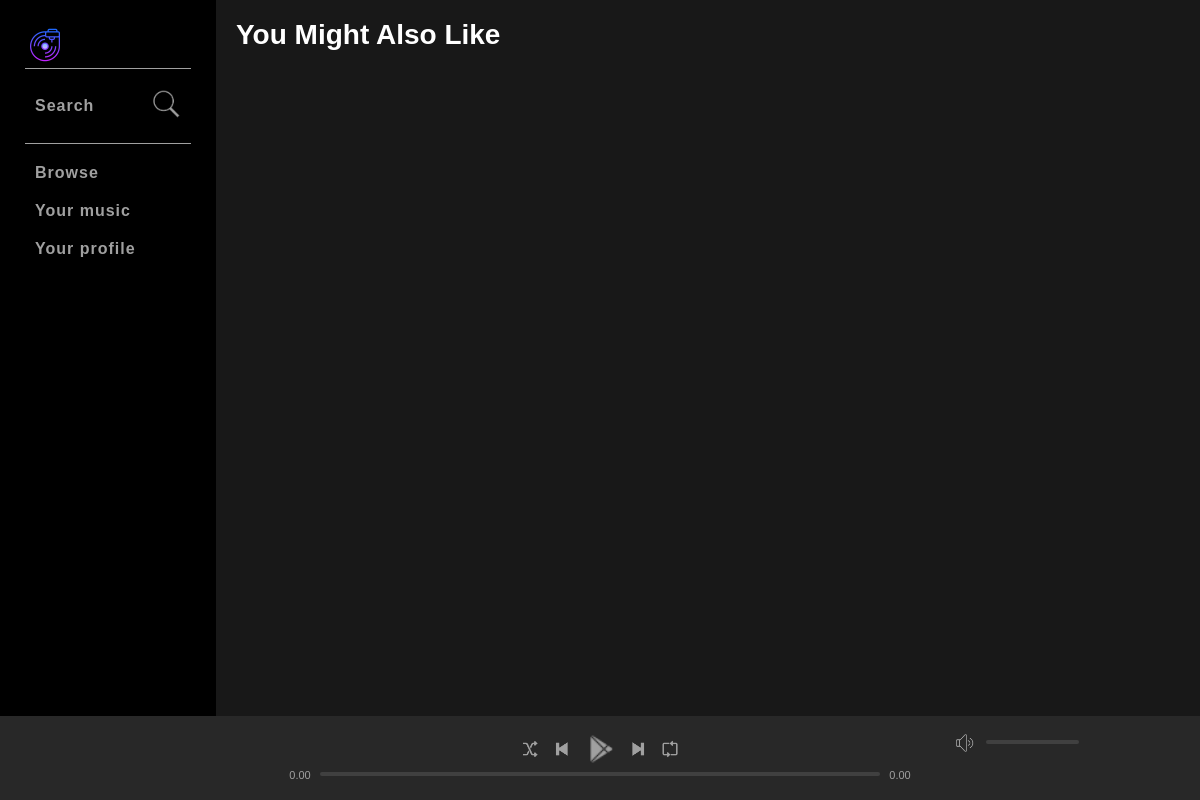
Page / (signed in) on the earlier database version.
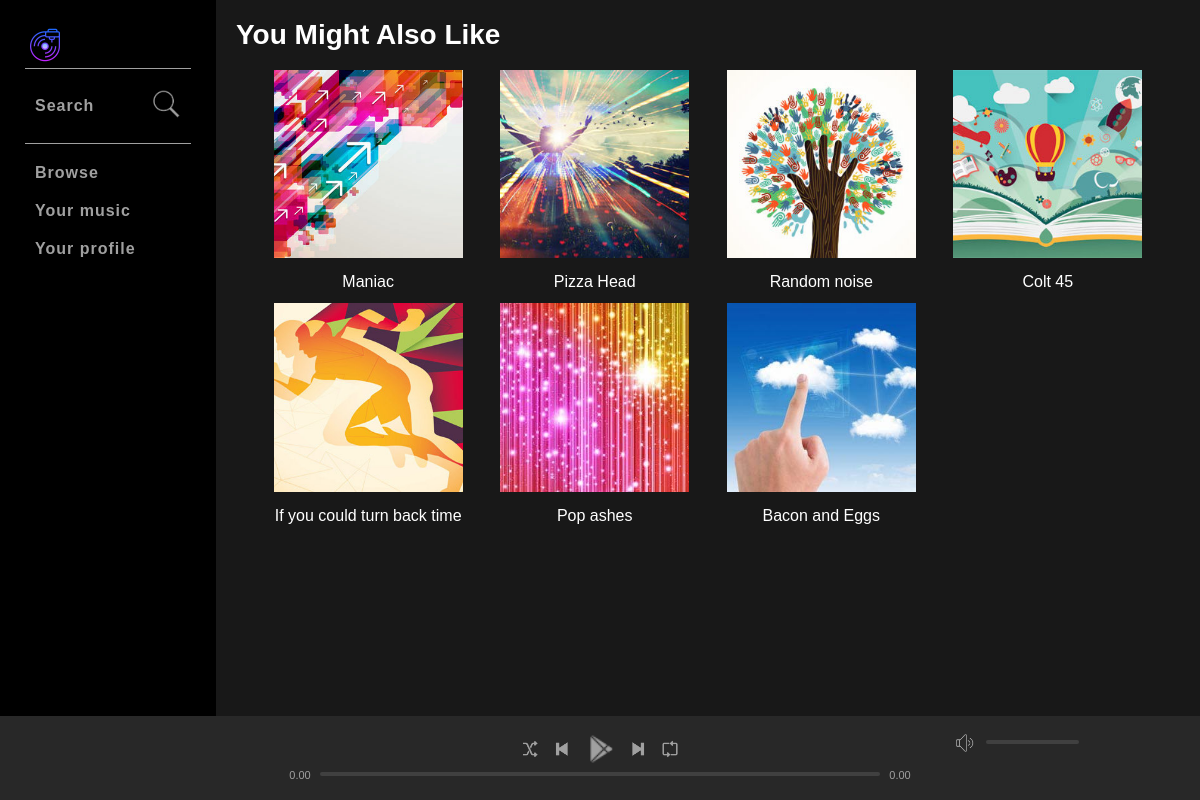
Same page on the later database version.
### tables this page shows
CREATE TABLE `albums` (
  `id` int(9) NOT NULL,
  `title` varchar(255) NOT NULL,
  `artist` int(9) NOT NULL,
  `genre` int(9) NOT NULL,
  `artworkPath` varchar(500) NOT NULL
);

### index.php (the view, shortened to what this page needs)
<?php
    include ("includes/header.php"); ?>
    <h1 class="pageHeadingBig">You Might Also Like</h1>
    <div class="gridViewContainer">
        <?php
        $albumSql = "SELECT * FROM albums ORDER BY RAND() LIMIT 10";
        $albumQuery = mysqli_query($connection, $albumSql);
        while ($row = mysqli_fetch_array($albumQuery)){
            $albumImgPath = $row['artworkPath'];
            $albumTitle = $row['title'];
            $albumId = $row['id'];
            echo "<div class='gridViewItem'>
                <a href='album.php?id={$albumId}'>
                    <img src='{$albumImgPath}'>
                    <div class='gridViewInfo'>
                        {$albumTitle}
                    </div>
                    </a>
                </div>
                ";
        }
        ?>
    </div>
 <?php  include ("includes/footer.php");?>

### includes/header.php (shortened to what this page needs)
<!doctype html>
<html lang="en">
<head>
    <link rel="stylesheet" href="assets/css/style.css">
</head>
<body>
<div id="mainContainer">
    <?php include ("includes/navBarContainer.php")?>
    <div id="mainViewContainer">
        <div id="mainContent">

### includes/navBarContainer.php (shortened to what this page needs)
<div id="navBarContainer">
    <div class="navBar">
        <a href="index.php" class="logo">
            <img src="assets/images/logo/logo.png" alt="">
        </a>
        <div class="group">
            <div class="navItem searchBar">
                <a href="search.php" class="navItemLink">
                    Search
                </a>
                <a href="search.php" class="navItemLink">
                    <img src="assets/images/icons/search.png" class="search-logo" alt="Search">
                </a>
            </div>
        </div>
        <div class="group">
            <div class="navItem">
                <a href="browse.php" class="navItemLink">
                    Browse
                </a>
            </div>
            <div class="navItem">
                <a href="your_music.php" class="navItemLink">
                    Your music
                </a>
            </div>
            <div class="navItem">
                <a href="profile.php" class="navItemLink">
                    Your profile
                </a>
            </div>
        </div>
    </div>
</div>

### includes/footer.php
        </div>
    </div>
    <?php include ("includes/nowPlayingBarContainer.php")?>
</body>
</html>

### includes/nowPlayingBarContainer.php (shortened to what this page needs)
<div id="nowPlayingBarContainer">
    <div id="nowPlayingBar">
        <div id="nowPlayingLeft">
            <div class="content">
                        <span class="albumLink">
                        </span>
            </div>
        </div>
        <div id="nowPlayingCenter">
            <div class="content playerControls">
                <div class="buttons">
                    <button class="controlButton shuffle" title="Shuffle button">
                        <img src="assets/images/icons/shuffle.png" alt="Shuffle">
                    </button>
                    <button class="controlButton previous" title="Previous button">
                        <img src="assets/images/icons/previous.png" alt="Previous">
                    </button>
                    <button class="controlButton play" title="Play button">
                        <img src="assets/images/icons/play.png" alt="Play">
                    </button>
                    <button class="controlButton next" title="Next button">
                        <img src="assets/images/icons/next.png" alt="Next">
                    </button>
                    <button class="controlButton repeat" title="Repeat button">
                        <img src="assets/images/icons/repeat.png" alt="Repeat">
                    </button>
                </div>
                <div class="playbackBar">
                    <span class="progressTime current">0.00</span>
                    <div class="progressBar">
                        <div class="progressBarBg">
                        </div>
                    </div>
                    <span class="progressTime remaining ">0.00</span>
                </div>
            </div>
        </div>
        <div id="nowPlayingRight">
            <div class="volumeBar">
                <button class="controlButton volume" title="Volume button">
                    <img src="assets/images/icons/volume.png" alt="Volume">
                </button>
                <div class="progressBar">
                    <div class="progressBarBg">
                    </div>
                </div>
            </div>
        </div>
    </div>
</div>

### assets/css/style.css (style rules this page uses)
html, body { padding: 0; margin: 0; height: 100%; }
body { background-color: #181818; min-width: 720px; font-size: 14px; }
* { font-family: "Halvetica Neue", Halvetica, Arial, sans-serif; color: #ffffff; }
#mainContainer { display: grid; grid-template-rows: 90% 10%; grid-template-columns: 18% 82%; height: 100%; width: 100%; }
#nowPlayingBarContainer { width: 100%; background-color: #282828; bottom: 0; position: fixed; grid-row: 2/3; grid-column: 1/3; }
#nowPlayingBar { display: flex; padding: 16px; box-sizing: border-box; }
#nowPlayingLeft, #nowPlayingRight { width: 30%; min-width: 180px; }
#nowPlayingBar .content { width: 100%; }
.playerControls { display: flex; justify-content: center; flex-direction: column; }
#nowPlayingCenter { width: 40%; min-width: 700px; display: flex; flex-direction: column; align-items: center; }
.controlButton { background-color: transparent; border: none; vertical-align: middle; }
.controlButton img { width: 20px; height: 20px; }
.controlButton.play img, .controlButton.pause img { width: 32px; height: 32px; }
.progressTime { color: #a0a0a0; font-size: 11px; min-width: 40px; text-align: center; }
.playbackBar { display: flex; justify-content: center; }
.progressBar { width: 80%; height: 12px; display: inline-flex; cursor: pointer; }
.buttons { display: flex; justify-content: center; }
.progressBarBg { background-color: #404040; height: 4px; width: 100%; border-radius: 2px; }
.playbackBar .progressBar { margin-top: 3px; }
#nowPlayingRight .progressBar { width: 40%; vertical-align: middle; margin-top: 3px; }
#navBarContainer { background-color: #000000; grid-row: 1/2; grid-column: 1/2; }
.navBar { padding: 25px; display: flex; flex-direction: column; -ms-flex-direction: column; }
.logo img { width: 40px; }
.navBar .group { border-top: 1px solid #a0a0a0; padding: 10px 0; }
.navItem { padding: 10px; font-size: 16px; font-weight: 700; display: block; letter-spacing: 1px; }
.navItemLink { text-decoration: none; color: #a0a0a0; }
.search-logo { width: 30px; }
.searchBar { display: flex; justify-content: space-between; align-items: center; }
#mainViewContainer { grid-row: 1/2; grid-column: 2/3; }
#mainContent { padding: 0 20px; }
.gridViewContainer { display: flex; flex-flow: row wrap; }
.gridViewItem { flex-basis: 20%; margin-left: 4%; }
.gridViewInfo { text-align: center; text-overflow: ellipsis; overflow: hidden; white-space: nowrap; padding: 12px 0; font-size: 16px; }
.gridViewItem a { text-decoration: none; }
.gridViewItem img { width: 100%; }

Differences in the rows shown:
added albums: artworkPath (picture), title "Maniac"
added albums: artworkPath (picture), title "Pizza Head"
added albums: artworkPath (picture), title "Random noise"
added albums: artworkPath (picture), title "Colt 45"
added albums: artworkPath (picture), title "If you could turn back time"
added albums: artworkPath (picture), title "Pop ashes"
added albums: artworkPath (picture), title "Bacon and Eggs"
